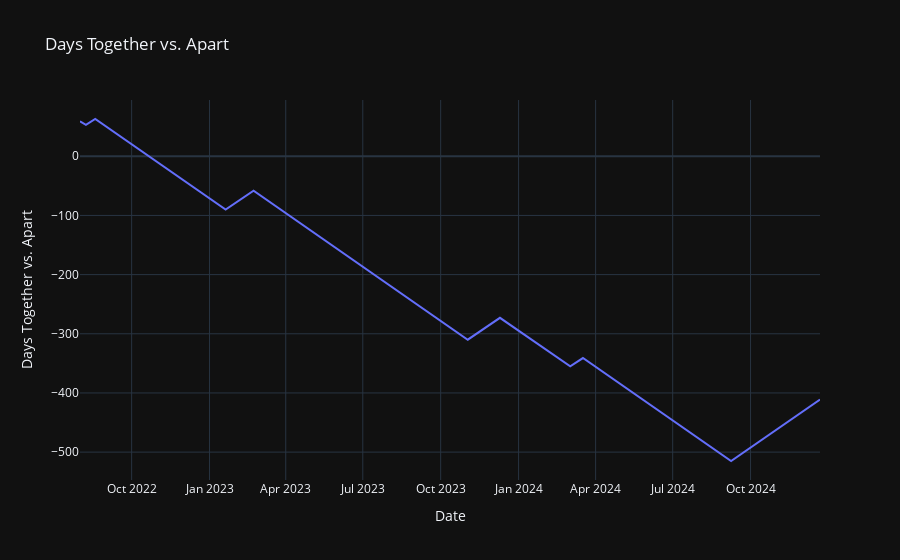

This figure's notebook cell:
### Code cell
import plotly.express as px
# Plot the moving average over time with context labels
fig = px.line(
    combined_df,
    x="date2",
    y="moving average",
    title="Days Together vs. Apart",
    labels={"moving average": "Days Together vs. Apart", "date2": "Date"},
    hover_data={"name": True, "adjusted days": True}
)
fig.show()

### Figure 1 — Plotly figure (JSON) as saved in the notebook; plotly's stock layout.template omitted (floating-point values rounded to 4 significant figures)
{"data": [{"customdata": [["California", 59], ["Long Distance", -6], ["Spain", 10], ["Long Distance", -153], ["Paris", 32], ["Long Distance", -252], ["Hawaii", 37], ["Long Distance", -82], ["Italy", 14], ["Long Distance", -174], ["Moving", 104]], "hovertemplate": "Date=%{x}<br>Days Together vs. Apart=%{y}<br>name=%{customdata[0]}<br>adjusted days=%{customdata[1]}<extra></extra>", "legendgroup": "", "line": {"color": "#636efa", "dash": "solid"}, "marker": {"symbol": "circle"}, "mode": "lines", "name": "", "orientation": "v", "showlegend": false, "x": ["2022-08-01T00:00:00", "2022-08-08T00:00:00", "2022-08-19T00:00:00", "2023-01-20T00:00:00", "2023-02-22T00:00:00", "2023-11-02T00:00:00", "2023-12-10T00:00:00", "2024-03-02T00:00:00", "2024-03-17T00:00:00", "2024-09-08T00:00:00", "2024-12-22T00:00:00"], "xaxis": "x", "y": [59, 53, 63, -90, -58, -310, -273, -355, -341, -515, -411], "yaxis": "y", "type": "scatter"}], "layout": {"xaxis": {"anchor": "y", "domain": [0.0, 1.0], "title": {"text": "Date"}}, "yaxis": {"anchor": "x", "domain": [0.0, 1.0], "title": {"text": "Days Together vs. Apart"}}, "legend": {"tracegroupgap": 0}, "title": {"text": "Days Together vs. Apart"}}}
